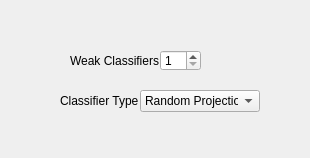
<?xml version="1.0" encoding="UTF-8"?>
<ui version="4.0">
 <class>ParametersBoost</class>
 <widget class="QWidget" name="ParametersBoost">
  <property name="geometry">
   <rect>
    <x>0</x>
    <y>0</y>
    <width>310</width>
    <height>158</height>
   </rect>
  </property>
  <property name="windowTitle">
   <string>Form</string>
  </property>
  <widget class="QSpinBox" name="boostCountSpin">
   <property name="geometry">
    <rect>
     <x>160</x>
     <y>50</y>
     <width>41</width>
     <height>21</height>
    </rect>
   </property>
   <property name="font">
    <font>
     <pointsize>9</pointsize>
    </font>
   </property>
   <property name="toolTip">
    <string>Number of weak classifiers to be selected.
Classifiers are hard thresholds on the projections
of data along random vectors</string>
   </property>
   <property name="minimum">
    <number>1</number>
   </property>
   <property name="maximum">
    <number>360</number>
   </property>
   <property name="value">
    <number>1</number>
   </property>
  </widget>
  <widget class="QComboBox" name="boostLearnerType">
   <property name="geometry">
    <rect>
     <x>140</x>
     <y>90</y>
     <width>120</width>
     <height>22</height>
    </rect>
   </property>
   <property name="font">
    <font>
     <pointsize>9</pointsize>
    </font>
   </property>
   <property name="toolTip">
    <string>Weak Classifier Type
Random Projection: project sample on a random direction and threshold
Random Rectangle: 1 if inside a random rectangle, 0 otherwise
Random Circle: pick a random point, compute distance to point and threshold</string>
   </property>
   <item>
    <property name="text">
     <string>Random Projections</string>
    </property>
   </item>
   <item>
    <property name="text">
     <string>Random Rectangles</string>
    </property>
   </item>
   <item>
    <property name="text">
     <string>Random Circles</string>
    </property>
   </item>
  </widget>
  <widget class="QLabel" name="label_23">
   <property name="geometry">
    <rect>
     <x>60</x>
     <y>90</y>
     <width>81</width>
     <height>21</height>
    </rect>
   </property>
   <property name="font">
    <font>
     <pointsize>9</pointsize>
    </font>
   </property>
   <property name="text">
    <string>Classifier Type</string>
   </property>
  </widget>
  <widget class="QLabel" name="label_13">
   <property name="geometry">
    <rect>
     <x>70</x>
     <y>50</y>
     <width>91</width>
     <height>21</height>
    </rect>
   </property>
   <property name="font">
    <font>
     <pointsize>9</pointsize>
    </font>
   </property>
   <property name="text">
    <string>Weak Classifiers</string>
   </property>
  </widget>
 </widget>
 <resources/>
 <connections/>
</ui>
